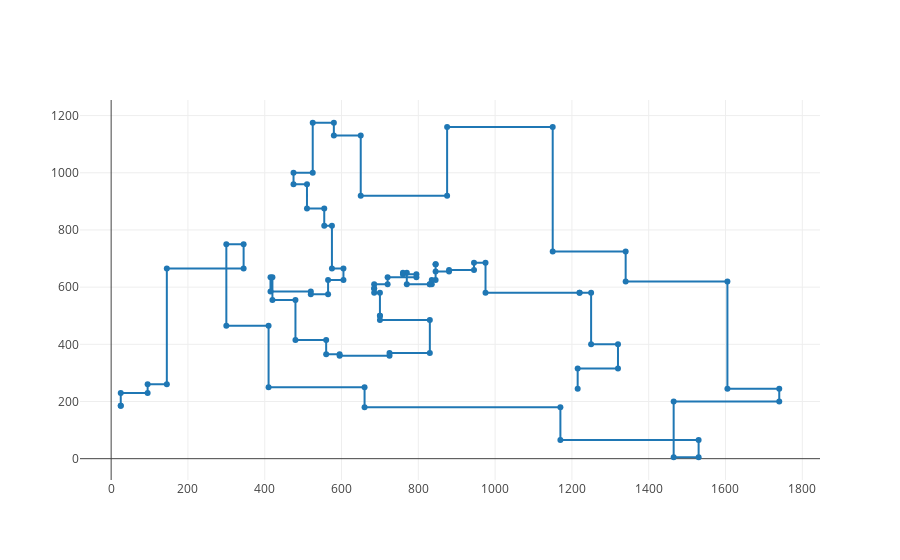

Notebook source saved alongside this figure:
### Code cell
assert hc_best_path is not None
print("Best length:", hc_best_length)
draw_path(hc_best_path, tsp_df)
